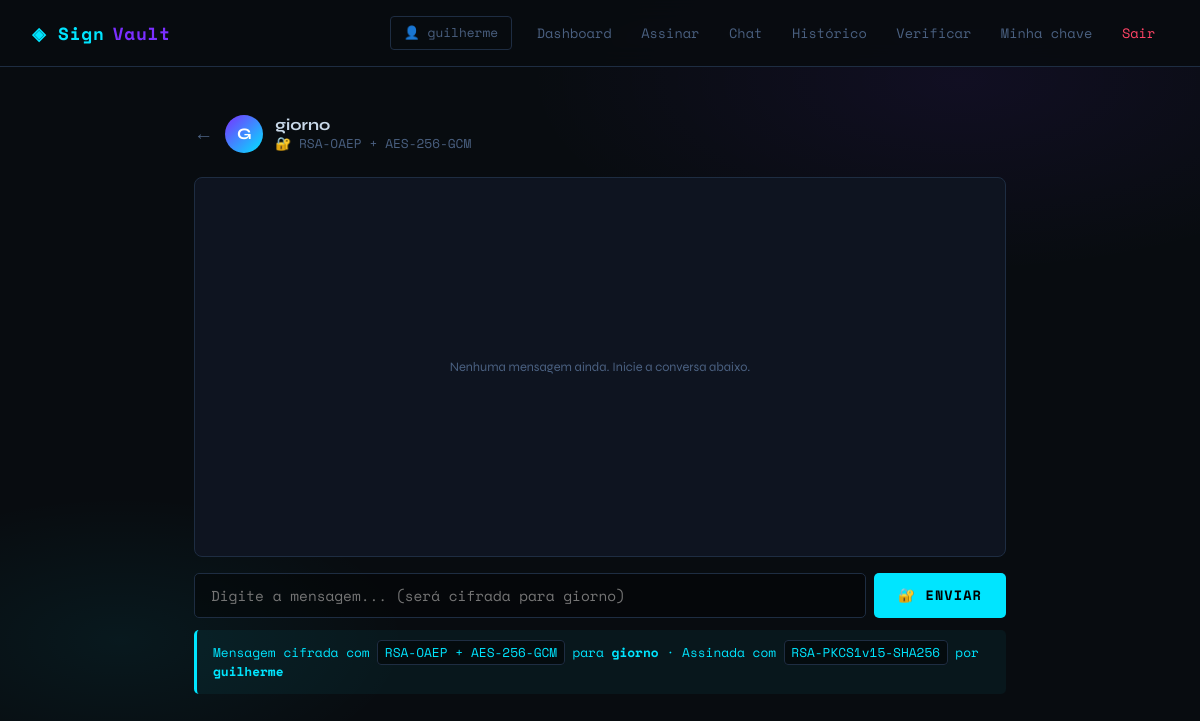
The page /chat/3 (signed in) on the database its author committed.
### tables this page shows
CREATE TABLE usuarios (
                id INTEGER PRIMARY KEY AUTOINCREMENT,
                nome TEXT UNIQUE NOT NULL,
                senha TEXT NOT NULL,
                criado_em TEXT NOT NULL
            );

### app.py (the view, shortened to what this page needs)
@app.route("/chat/<int:outro_id>", methods=["GET", "POST"])
def chat_conversa(outro_id):
    if not login_required():
        return redirect("/login")
    db = get_db()
    outro = db.execute("SELECT id, nome FROM usuarios WHERE id=?", (outro_id,)).fetchone()
    if not outro:
        return redirect("/chat")
    erro = None
    msgs_raw = db.execute("""
        SELECT m.*, u.nome as remetente_nome
        FROM mensagens m
        JOIN usuarios u ON u.id = m.remetente_id
        WHERE (m.remetente_id=? AND m.destinatario_id=?)
           OR (m.remetente_id=? AND m.destinatario_id=?)
        ORDER BY m.id ASC
    """, (session["user_id"], outro_id, outro_id, session["user_id"])).fetchall()
    chave_priv_logado = db.execute(
        "SELECT privada FROM chaves WHERE usuario_id=?", (session["user_id"],)
    ).fetchone()["privada"]
    mensagens = []
    db.execute("""
        UPDATE mensagens SET lida = 1
        WHERE destinatario_id = ? AND remetente_id = ?
    """, (session["user_id"], outro_id))
    db.commit()
    return render_template("chat_conversa.html",
        outro=outro, mensagens=mensagens, erro=erro)

### app.py (called while the page is built)
@app.teardown_appcontext
def close_connection(exception):
    db = getattr(g, "_database", None)
    if db is not None:
        db.close()

def login_required():
    return "user_id" in session

### database.py (called while the page is built)
def get_db():
    db = getattr(g, "_database", None)
    if db is None:
        db = g._database = sqlite3.connect(DATABASE)
        db.row_factory = sqlite3.Row
    return db

### templates/chat_conversa.html (shortened to what this page needs)
{% extends "base.html" %}
{% block content %}
<div class="flex-between" style="margin-bottom:1.5rem;">
    <div class="flex" style="gap:0.75rem;">
        <a href="/chat" style="color:var(--muted); font-size:1.2rem; line-height:1;">←</a>
        <div style="width:38px;height:38px;border-radius:50%;background:linear-gradient(135deg,var(--accent2),var(--accent));display:flex;align-items:center;justify-content:center;font-weight:700;color:#fff;flex-shrink:0;">
            {{ outro.nome[0].upper() }}
        </div>
        <div>
            <div style="font-weight:700;">{{ outro.nome }}</div>
            <div class="muted small mono">🔐 RSA-OAEP + AES-256-GCM</div>
        </div>
    </div>
</div>
<div style="
    background: var(--surface);
    border: 1px solid var(--border);
    border-radius: 8px;
    min-height: 380px;
    max-height: 520px;
    overflow-y: auto;
    padding: 1.25rem;
    display: flex;
    flex-direction: column;
    gap: 0.75rem;
    margin-bottom: 1rem;
" id="chat-box">
{% if not mensagens %}
    <div style="flex:1; display:flex; align-items:center; justify-content:center;">
        <p class="muted small">Nenhuma mensagem ainda. Inicie a conversa abaixo.</p>
    </div>
{% endif %}
</div>
<form method="post" style="display:flex; gap:0.5rem;">
    <input type="text" name="texto"
        placeholder="Digite a mensagem... (será cifrada para {{ outro.nome }})"
        style="flex:1; margin-bottom:0;"
        autocomplete="off"
        required>
    <button type="submit" class="btn btn-primary" style="white-space:nowrap;">
        🔐 Enviar
    </button>
</form>
<div class="alert alert-info" style="margin-top:0.75rem; font-size:0.8rem;">
    Mensagem cifrada com <code>RSA-OAEP + AES-256-GCM</code> para <strong>{{ outro.nome }}</strong> · Assinada com <code>RSA-PKCS1v15-SHA256</code> por <strong>{{ session['user_nome'] }}</strong>
</div>
{% endblock %}

### templates/base.html (style rules this page uses)
:root { --bg: #080c10; --surface: #0e1420; --border: #1e2d42; --accent: #00e5ff; --accent2: #7b2fff; --ok: #00e676; --danger: #ff1744; --text: #c8d8e8; --muted: #4a6080; --mono: 'Space Mono', monospace; --sans: 'Syne', sans-serif; }
* { box-sizing: border-box; margin: 0; padding: 0; }
body { background: var(--bg); color: var(--text); font-family: var(--sans); min-height: 100vh; background-image: radial-gradient(ellipse 60% 40% at 80% 10%, rgba(123,47,255,0.08) 0%, transparent 60%), radial-gradient(ellipse 40% 30% at 10% 80%, rgba(0,229,255,0.06) 0%, transparent 60%); }
input[type=text], input[type=password], textarea, select { width: 100%; background: rgba(0,0,0,0.4); border: 1px solid var(--border); border-radius: 5px; color: var(--text); font-family: var(--mono); font-size: 0.9rem; padding: 0.7rem 1rem; outline: none; transition: border-color 0.2s, box-shadow 0.2s; margin-bottom: 1rem; }
button, .btn { font-family: var(--mono); font-size: 0.85rem; font-weight: 700; letter-spacing: 0.08em; text-transform: uppercase; padding: 0.7rem 1.5rem; border: none; border-radius: 5px; cursor: pointer; text-decoration: none; display: inline-block; transition: all 0.2s; }
.btn-primary { background: var(--accent); color: #000; }
.alert { padding: 0.8rem 1rem; border-radius: 5px; font-family: var(--mono); font-size: 0.85rem; margin-bottom: 1rem; border-left: 3px solid; }
.alert-info { background: rgba(0,229,255,0.05); border-color: var(--accent); color: var(--accent); }
.mono { font-family: var(--mono); }
.muted { color: var(--muted); }
.small { font-size: 0.8rem; }
code, pre { font-family: var(--mono); font-size: 0.8rem; background: rgba(0,0,0,0.5); border: 1px solid var(--border); border-radius: 4px; padding: 0.15rem 0.4rem; color: var(--accent); word-break: break-all; }
a { color: var(--accent); text-decoration: none; }
.flex { display: flex; align-items: center; gap: 0.75rem; }
.flex-between { display: flex; align-items: center; justify-content: space-between; }

### rows shown on the page
usuarios: nome "G", nome "giorno", texto "Digite a mensagem... (será cifrada para giorno)"

### other values the page prints
{{ session["user_nome"] }} "guilherme"
{{ session['user_nome'] }} "guilherme"
